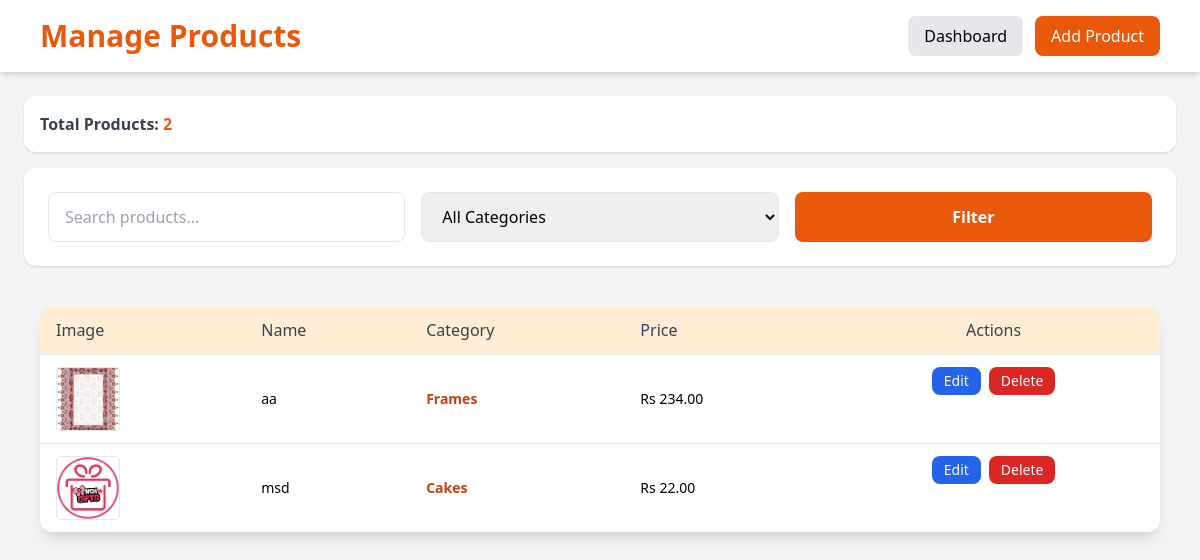
Screenshot of /admin/products.php (signed in) with the database file from the repository.
### tables this page shows
CREATE TABLE `products` (
  `id` int(11) NOT NULL,
  `category_id` int(11) DEFAULT NULL,
  `name` varchar(255) NOT NULL,
  `slug` varchar(255) NOT NULL,
  `short_desc` varchar(500) DEFAULT NULL,
  `description` text DEFAULT NULL,
  `frame_size` varchar(255) DEFAULT NULL,
  `price` decimal(10,2) NOT NULL,
  `stock` int(11) DEFAULT 0,
  `image` varchar(255) DEFAULT NULL,
  `is_active` tinyint(1) DEFAULT 1,
  `created_at` timestamp NOT NULL DEFAULT current_timestamp()
);

CREATE TABLE `categories` (
  `id` int(11) NOT NULL,
  `name` varchar(100) NOT NULL,
  `slug` varchar(120) NOT NULL,
  `created_at` timestamp NOT NULL DEFAULT current_timestamp()
);

### admin/products.php (the view, shortened to what this page needs)
<?php
require '../config.php';
$search = $_GET['search'] ?? '';
$query = "
    SELECT p.*, c.name AS category
    FROM products p
    LEFT JOIN categories c ON p.category_id=c.id
    WHERE 1
";
$params = [];
$query .= " ORDER BY p.id DESC";
$stmt = $pdo->prepare($query);
$stmt->execute($params);
$products = $stmt->fetchAll();
$totalProducts = count($products);
?>
<!DOCTYPE html>
<html lang="en">
<head>
<script src="https://cdn.tailwindcss.com"></script>
</head>
<body class="bg-gray-100 min-h-screen">
<header class="bg-white shadow-md mb-6 sticky top-0 z-50">
    <div class="max-w-6xl mx-auto p-4 flex flex-col sm:flex-row items-center justify-between gap-4">
        <h1 class="text-2xl sm:text-3xl font-bold text-orange-600">Manage Products</h1>
        <div class="flex gap-3">
            <a href="dashboard.php"
                class="px-4 py-2 bg-gray-200 rounded-lg hover:bg-gray-300 font-medium">
                Dashboard
            </a>
            <a href="add_product.php"
                class="px-4 py-2 bg-orange-600 text-white rounded-lg hover:bg-orange-700 font-medium">
                Add Product
            </a>
        </div>
    </div>
</header>
<div class="max-w-6xl mx-auto mb-4">
    <div class="bg-white p-4 rounded-xl shadow font-semibold text-gray-700 text-center sm:text-left">
        Total Products:
        <span class="text-orange-600 font-bold"><?= $totalProducts ?></span>
    </div>
</div>
<div class="max-w-6xl mx-auto bg-white p-6 rounded-xl shadow mb-6">
    <form method="GET" class="grid grid-cols-1 md:grid-cols-3 gap-4">
        <input
            type="text"
            name="search"
            placeholder="Search products..."
            value="<?= htmlspecialchars($search) ?>"
            class="px-4 py-3 border rounded-lg focus:ring-2 focus:ring-orange-400 w-full"
        >
        <select name="category" class="px-4 py-3 border rounded-lg focus:ring-2 focus:ring-orange-400 w-full">
            <option value="">All Categories</option>
        </select>
        <button class="px-4 py-3 bg-orange-600 text-white rounded-lg hover:bg-orange-700 font-semibold w-full">
            Filter
        </button>
    </form>
</div>
<main class="max-w-6xl mx-auto p-4">
    <div class="overflow-x-auto bg-white rounded-xl shadow-lg">
        <table class="min-w-full divide-y divide-gray-200">
            <thead class="bg-orange-100">
                <tr>
                    <th class="px-4 py-3 text-left text-gray-700 font-medium">Image</th>
                    <th class="px-4 py-3 text-left text-gray-700 font-medium">Name</th>
                    <th class="px-4 py-3 text-left text-gray-700 font-medium">Category</th>
                    <th class="px-4 py-3 text-left text-gray-700 font-medium">Price</th>
                    <th class="px-4 py-3 text-center text-gray-700 font-medium">Actions</th>
                </tr>
            </thead>
            <tbody class="divide-y divide-gray-200">
                <?php if($products): ?>
                    <?php foreach($products as $p): ?>
                    <tr class="hover:bg-orange-50 transition">
                        <td class="px-4 py-3">
                            <?php if(!empty($p['image'])): ?>
                                <img src="../<?= htmlspecialchars($p['image']) ?>" class="h-16 w-16 object-cover rounded border">
                            <?php else: ?>
                                <span class="text-gray-400 text-sm">No Image</span>
                            <?php endif; ?>
                        </td>
                        <td class="px-4 py-3 text-sm"><?= htmlspecialchars($p['name']) ?></td>
                        <td class="px-4 py-3 text-orange-700 font-semibold text-sm">
                            <?= htmlspecialchars($p['category'] ?? '-') ?>
                        </td>
                        <td class="px-4 py-3 text-sm">Rs <?= number_format($p['price'], 2) ?></td>
                        <td class="px-4 py-3 flex justify-center gap-2">
                            <a href="edit_product.php?id=<?= $p['id'] ?>"
                               class="px-3 py-1 text-white bg-blue-600 hover:bg-blue-700 rounded-lg text-sm">
                               Edit
                            </a>
                            <a href="?delete_id=<?= $p['id'] ?>"
                               onclick="return confirm('Are you sure you want to delete this product?')"
                               class="px-3 py-1 text-white bg-red-600 hover:bg-red-700 rounded-lg text-sm">
                               Delete
                            </a>
                        </td>
                    </tr>
                    <?php endforeach; ?>
                <?php endif; ?>
            </tbody>
        </table>
    </div>
</main>
</body>
</html>

### rows the page displays
products: image (picture), name "aa", category.name "Frames", price "234.00"
products: image (picture), name "msd", category.name "Cakes", price "22.00"

### other values shown
$totalProducts "2"
